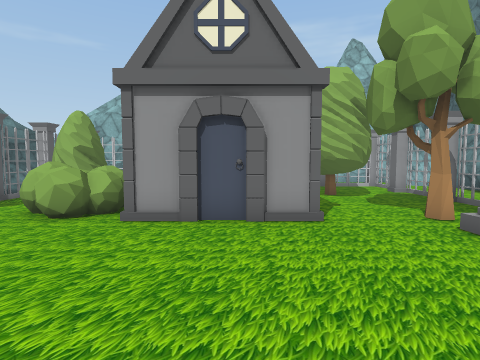
view 1 (above)

19 first-person views from a walk through a 3-D level made in the Unity game engine. The camera is 1.2 m above the floor, tilts 4° down and sees 80° across. The floor is counted in squares, 1 m on a side. Each view is taken from the middle of a square. On the plan, view 1 faces up. The plan holds only what a view shows up to about 13 squares ahead; the rest is blank. The place goes on beyond the plan. Some animated figures are not drawn. Some surface patterns are stand-ins.

view 2
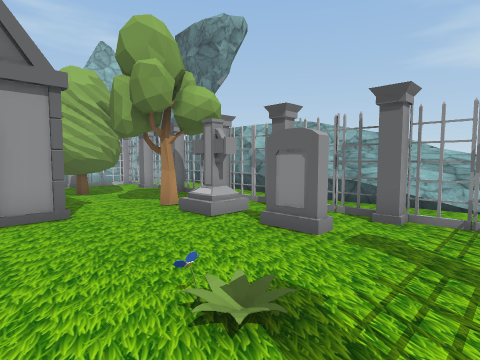

view 3
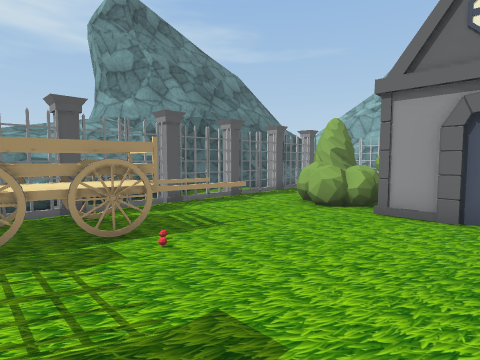

view 4
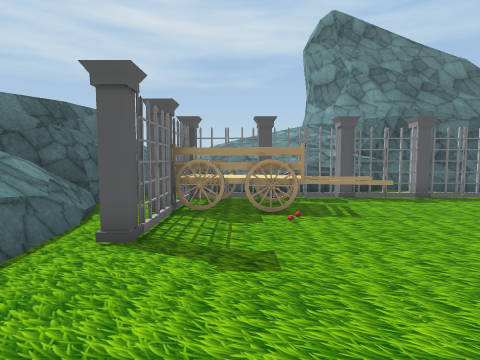

view 5
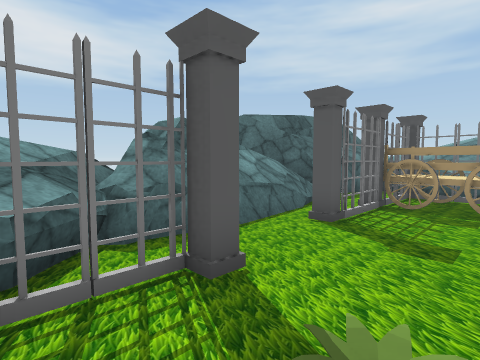

view 6
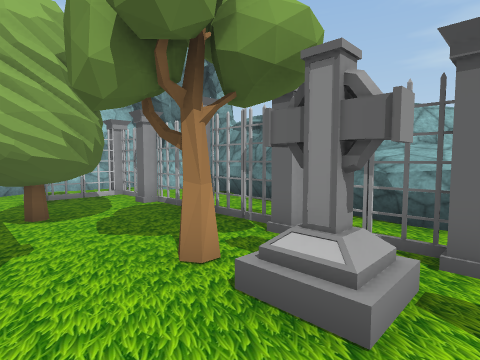

view 7
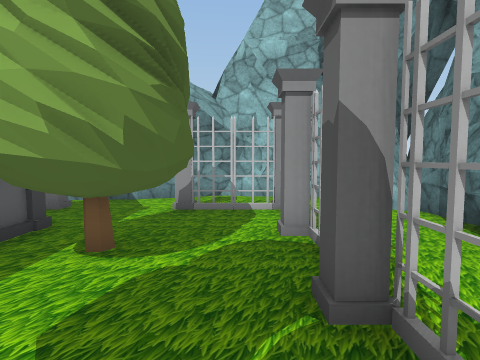

view 8
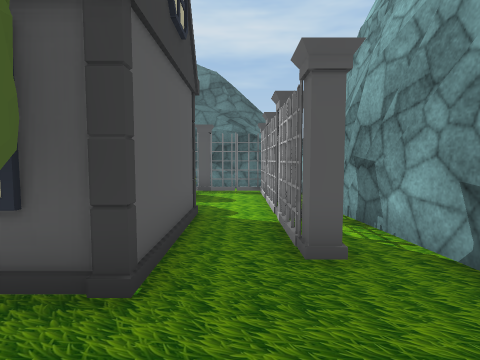

view 9
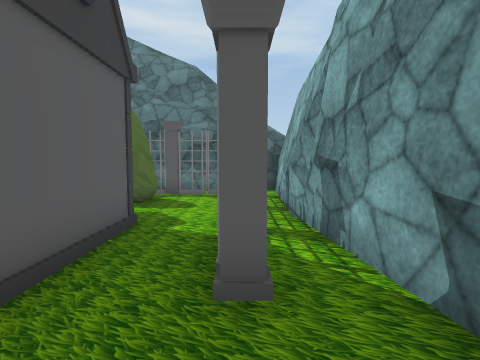

view 10
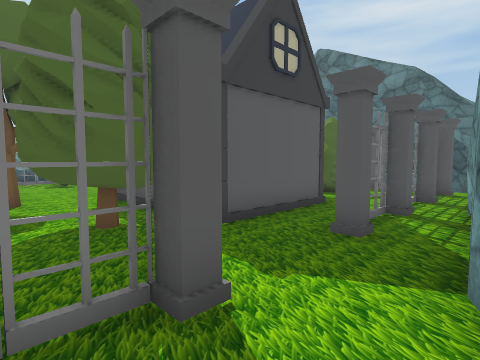

view 11
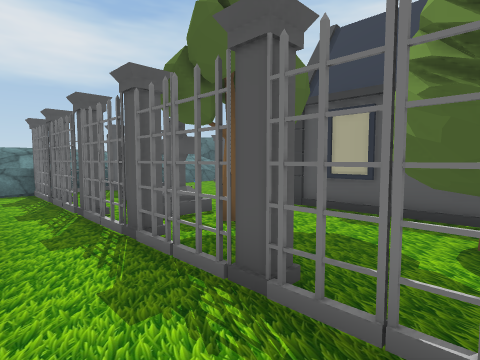

view 12
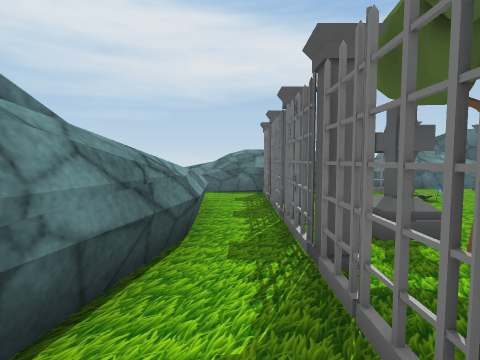

view 13
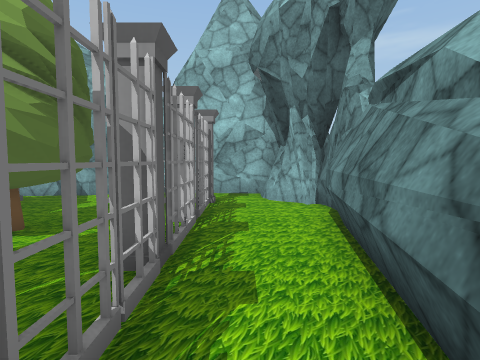

view 14
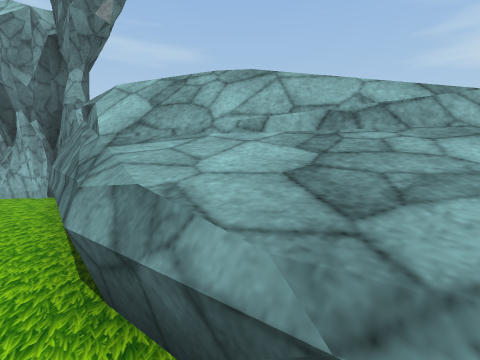

view 15
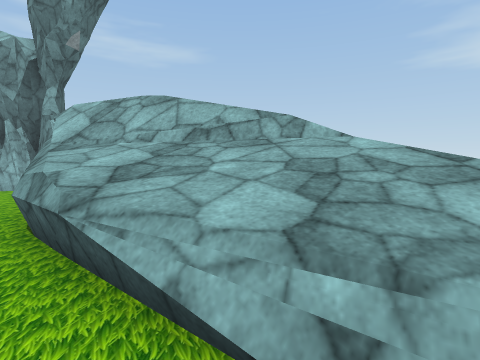

view 16
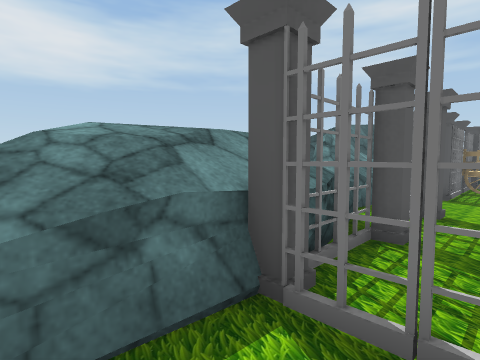

view 17
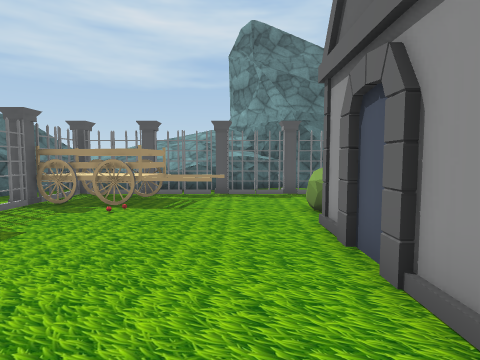

view 18
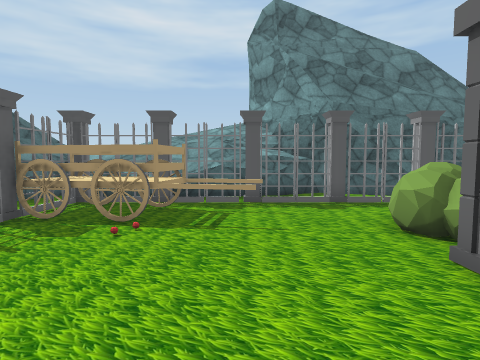

view 19
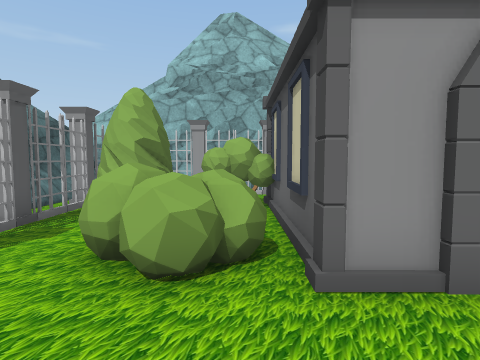

### Floor plan
Key: @ floor where view 1 was taken; # wall or solid block; x gap in a wall; . main floor; : floor 0.5 m higher than the main floor; + floor 0.75 m higher than the main floor; * floor 1 m higher than the main floor; % floor 1.25 m higher than the main floor; & floor 1.5 m higher than the main floor; $ floor 1.75 m higher than the main floor; / step, stairs or slope; = window, fence, low wall or low ledge; ^ raised ledge; B bush; H house; T tree; F flower; C cart; O other object.
Columns run from 9 left of view 1 to 11 right of it. Each row starts with its distance up from view 1.
 16              #####
 15 ###### #######.###
 14 ##=#####.........###
 13 ##OOOOOOOOO..OOO..#
 12 #=O............O..#
 11 #=O...B####.TT.O..#
 10 #=OBBBB#  #HTT.O..#
  9 #=OBB  #  #HTT.O..#
  8 #.O.   #  #....O.##
  7 #.O.BBBH  #....O.##
  6 #.O.BBB####..T.O.##
  5 ^.O..........x.O.=##
  4 ^=O..........#.O.=%##
  3 ^#O=.=.........O.=%%#
  2 ^^O#.#.......#.O.=*%#
  1 ^^OC^OC...F....O.//*
  0 ^^O^#....@.....O.//*
 -1 ^^OCC.....O.O..O..:+
 -2 ^ OOOOOO..OOOOO#*==
 -3 ^^# #=======*&&&&%*
 -4 ^ ###==#####&  $&
 -5     ###   ##

Positions as (right, up) in squares from view 1, and headings:
1: (0, 0), facing up
2: (0, -1), facing up-right
3: (0, -1), facing up-left
4: (2, 0), facing left
5: (3, 1), facing down-left
6: (2, 3), facing up-right
7: (5, 6), facing up
8: (4, 12), facing left
9: (3, 13), facing left
10: (5, 15), facing down-left
11: (8, 10), facing down-left
12: (7, 9), facing down
13: (7, 5), facing up
14: (7, 2), facing up-right
15: (7, -1), facing up-right
16: (8, 0), facing down-left
17: (3, 4), facing left
18: (1, 3), facing left
19: (-3, 3), facing up
